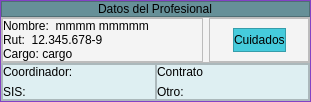
              <widget class="QFrame" name="DatosProfesionalBox">
               <property name="styleSheet">
                <string notr="true">background-color: rgb(170, 85, 255);</string>
               </property>
               <property name="frameShape">
                <enum>QFrame::StyledPanel</enum>
               </property>
               <property name="frameShadow">
                <enum>QFrame::Raised</enum>
               </property>
               <layout class="QVBoxLayout" name="verticalLayout_9" stretch="1,3,2">
                <property name="spacing">
                 <number>0</number>
                </property>
                <property name="leftMargin">
                 <number>0</number>
                </property>
                <property name="topMargin">
                 <number>0</number>
                </property>
                <property name="rightMargin">
                 <number>0</number>
                </property>
                <property name="bottomMargin">
                 <number>0</number>
                </property>
                <item>
                 <widget class="QFrame" name="TituloDatos">
                  <property name="styleSheet">
                   <string notr="true">background: #669098;</string>
                  </property>
                  <property name="frameShape">
                   <enum>QFrame::StyledPanel</enum>
                  </property>
                  <property name="frameShadow">
                   <enum>QFrame::Raised</enum>
                  </property>
                  <layout class="QVBoxLayout" name="verticalLayout_10">
                   <property name="spacing">
                    <number>0</number>
                   </property>
                   <property name="leftMargin">
                    <number>0</number>
                   </property>
                   <property name="topMargin">
                    <number>0</number>
                   </property>
                   <property name="rightMargin">
                    <number>0</number>
                   </property>
                   <property name="bottomMargin">
                    <number>0</number>
                   </property>
                   <item alignment="Qt::AlignHCenter">
                    <widget class="QLabel" name="tit_DatosProfesional">
                     <property name="text">
                      <string>Datos del Profesional</string>
                     </property>
                    </widget>
                   </item>
                  </layout>
                 </widget>
                </item>
                <item>
                 <widget class="QFrame" name="DatosPrincipalesBox">
                  <property name="styleSheet">
                   <string notr="true">background: #F4F4F4;</string>
                  </property>
                  <property name="frameShape">
                   <enum>QFrame::StyledPanel</enum>
                  </property>
                  <property name="frameShadow">
                   <enum>QFrame::Raised</enum>
                  </property>
                  <layout class="QHBoxLayout" name="horizontalLayout_13" stretch="2,1">
                   <property name="leftMargin">
                    <number>0</number>
                   </property>
                   <property name="topMargin">
                    <number>0</number>
                   </property>
                   <property name="rightMargin">
                    <number>0</number>
                   </property>
                   <property name="bottomMargin">
                    <number>0</number>
                   </property>
                   <item>
                    <widget class="QFrame" name="DatosEspecificosBox">
                     <property name="frameShape">
                      <enum>QFrame::StyledPanel</enum>
                     </property>
                     <property name="frameShadow">
                      <enum>QFrame::Raised</enum>
                     </property>
                     <layout class="QVBoxLayout" name="verticalLayout_11">
                      <property name="spacing">
                       <number>0</number>
                      </property>
                      <property name="leftMargin">
                       <number>0</number>
                      </property>
                      <property name="topMargin">
                       <number>0</number>
                      </property>
                      <property name="rightMargin">
                       <number>0</number>
                      </property>
                      <property name="bottomMargin">
                       <number>0</number>
                      </property>
                      <item>
                       <widget class="QLabel" name="datos_Nombre">
                        <property name="text">
                         <string>Nombre:  mmmm mmmmm</string>
                        </property>
                       </widget>
                      </item>
                      <item>
                       <widget class="QLabel" name="datos_Rut">
                        <property name="text">
                         <string>Rut:  12.345.678-9</string>
                        </property>
                       </widget>
                      </item>
                      <item>
                       <widget class="QLabel" name="datos_Cargo">
                        <property name="text">
                         <string>Cargo: cargo</string>
                        </property>
                       </widget>
                      </item>
                     </layout>
                    </widget>
                   </item>
                   <item>
                    <widget class="QFrame" name="AreaBox">
                     <property name="frameShape">
                      <enum>QFrame::StyledPanel</enum>
                     </property>
                     <property name="frameShadow">
                      <enum>QFrame::Raised</enum>
                     </property>
                     <layout class="QHBoxLayout" name="horizontalLayout_14" stretch="1,2,1">
                      <item>
                       <spacer name="horizontalSpacer_5">
                        <property name="orientation">
                         <enum>Qt::Horizontal</enum>
                        </property>
                        <property name="sizeHint" stdset="0">
                         <size>
                          <width>40</width>
                          <height>20</height>
                         </size>
                        </property>
                       </spacer>
                      </item>
                      <item>
                       <widget class="QFrame" name="area">
                        <property name="styleSheet">
                         <string notr="true">background: #45CBDC;</string>
                        </property>
                        <property name="frameShape">
                         <enum>QFrame::StyledPanel</enum>
                        </property>
                        <property name="frameShadow">
                         <enum>QFrame::Raised</enum>
                        </property>
                        <layout class="QVBoxLayout" name="verticalLayout_13">
                         <property name="spacing">
                          <number>0</number>
                         </property>
                         <property name="leftMargin">
                          <number>0</number>
                         </property>
                         <property name="topMargin">
                          <number>0</number>
                         </property>
                         <property name="rightMargin">
                          <number>0</number>
                         </property>
                         <property name="bottomMargin">
                          <number>0</number>
                         </property>
                         <item alignment="Qt::AlignHCenter">
                          <widget class="QLabel" name="datos_Area">
                           <property name="text">
                            <string>Cuidados</string>
                           </property>
                          </widget>
                         </item>
                        </layout>
                       </widget>
                      </item>
                      <item>
                       <spacer name="horizontalSpacer_6">
                        <property name="orientation">
                         <enum>Qt::Horizontal</enum>
                        </property>
                        <property name="sizeHint" stdset="0">
                         <size>
                          <width>40</width>
                          <height>20</height>
                         </size>
                        </property>
                       </spacer>
                      </item>
                     </layout>
                    </widget>
                   </item>
                  </layout>
                 </widget>
                </item>
                <item>
                 <widget class="QFrame" name="CoordinacionBox">
                  <property name="styleSheet">
                   <string notr="true">background: #DEEFF2;</string>
                  </property>
                  <property name="frameShape">
                   <enum>QFrame::StyledPanel</enum>
                  </property>
                  <property name="frameShadow">
                   <enum>QFrame::Raised</enum>
                  </property>
                  <layout class="QHBoxLayout" name="horizontalLayout_15" stretch="1,1">
                   <property name="spacing">
                    <number>0</number>
                   </property>
                   <property name="leftMargin">
                    <number>0</number>
                   </property>
                   <property name="topMargin">
                    <number>0</number>
                   </property>
                   <property name="rightMargin">
                    <number>0</number>
                   </property>
                   <property name="bottomMargin">
                    <number>0</number>
                   </property>
                   <item>
                    <widget class="QFrame" name="CoordinadorBox">
                     <property name="frameShape">
                      <enum>QFrame::StyledPanel</enum>
                     </property>
                     <property name="frameShadow">
                      <enum>QFrame::Raised</enum>
                     </property>
                     <layout class="QVBoxLayout" name="verticalLayout_12">
                      <property name="leftMargin">
                       <number>0</number>
                      </property>
                      <property name="topMargin">
                       <number>0</number>
                      </property>
                      <property name="rightMargin">
                       <number>0</number>
                      </property>
                      <property name="bottomMargin">
                       <number>0</number>
                      </property>
                      <item>
                       <widget class="QLabel" name="datos_Coordinador">
                        <property name="text">
                         <string>Coordinador:</string>
                        </property>
                       </widget>
                      </item>
                      <item>
                       <widget class="QLabel" name="datos_SIS">
                        <property name="text">
                         <string>SIS:</string>
                        </property>
                       </widget>
                      </item>
                     </layout>
                    </widget>
                   </item>
                   <item>
                    <widget class="QFrame" name="ContratoBox">
                     <property name="frameShape">
                      <enum>QFrame::StyledPanel</enum>
                     </property>
                     <property name="frameShadow">
                      <enum>QFrame::Raised</enum>
                     </property>
                     <layout class="QVBoxLayout" name="verticalLayout_14">
                      <property name="leftMargin">
                       <number>0</number>
                      </property>
                      <property name="topMargin">
                       <number>0</number>
                      </property>
                      <property name="rightMargin">
                       <number>0</number>
                      </property>
                      <property name="bottomMargin">
                       <number>0</number>
                      </property>
                      <item>
                       <widget class="QLabel" name="datos_Contrato">
                        <property name="text">
                         <string>Contrato</string>
                        </property>
                       </widget>
                      </item>
                      <item>
                       <widget class="QLabel" name="datos_Otro">
                        <property name="text">
                         <string>Otro:</string>
                        </property>
                       </widget>
                      </item>
                     </layout>
                    </widget>
                   </item>
                  </layout>
                 </widget>
                </item>
               </layout>
              </widget>
